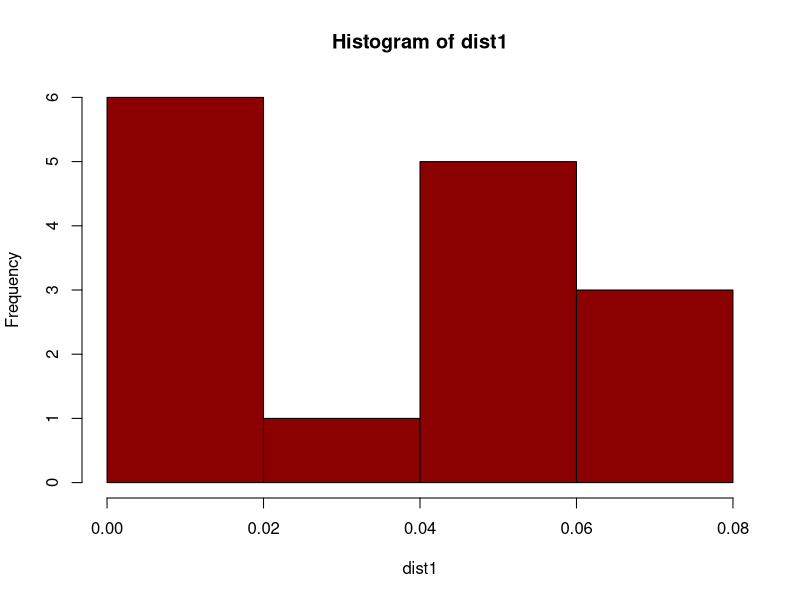
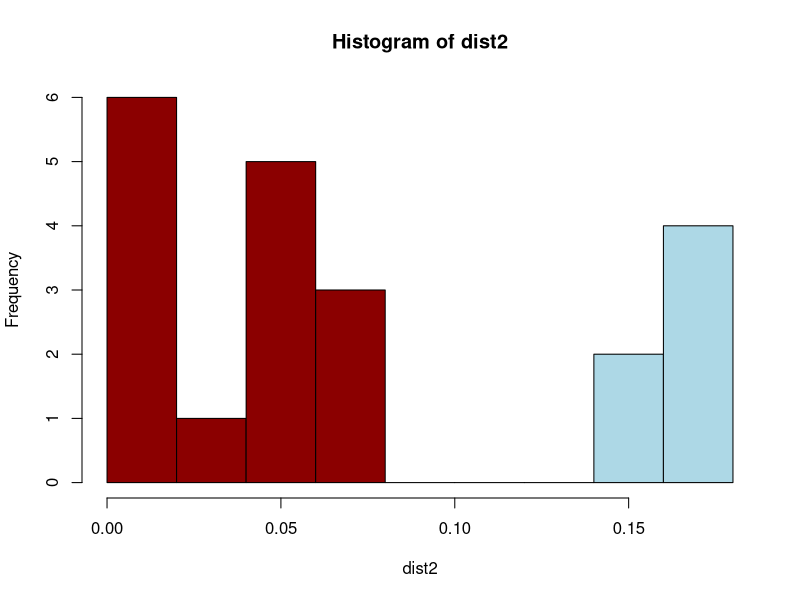

R code for these plots, in order:
## ---- chunk 1
dist1<-c(0.0159,0,0.0476,0,0.0635,0.0159,0.0317,0.0159,0.0476,0.0476,0,0.0635,0.0476,0.0476,0.063)
hist(dist1,breaks=4,col="darkred")
## ---- chunk 2
dist2<-c(0.0159,0,0.0476,0,0.0635,0.0159,0.0317,0.0159,0.0476,0.0476,0,0.0635,0.0476,0.0476,0.063,0.16,0.17,0.16,0.17,0.17,0.18)
hiscols<-c("darkred","darkred","darkred","darkred","lightblue","lightblue","lightblue","lightblue","lightblue")
hist(dist2,breaks=8,col=hiscols)
#yes I will provide much better code for barcode gap insights very soon - I know better than this
